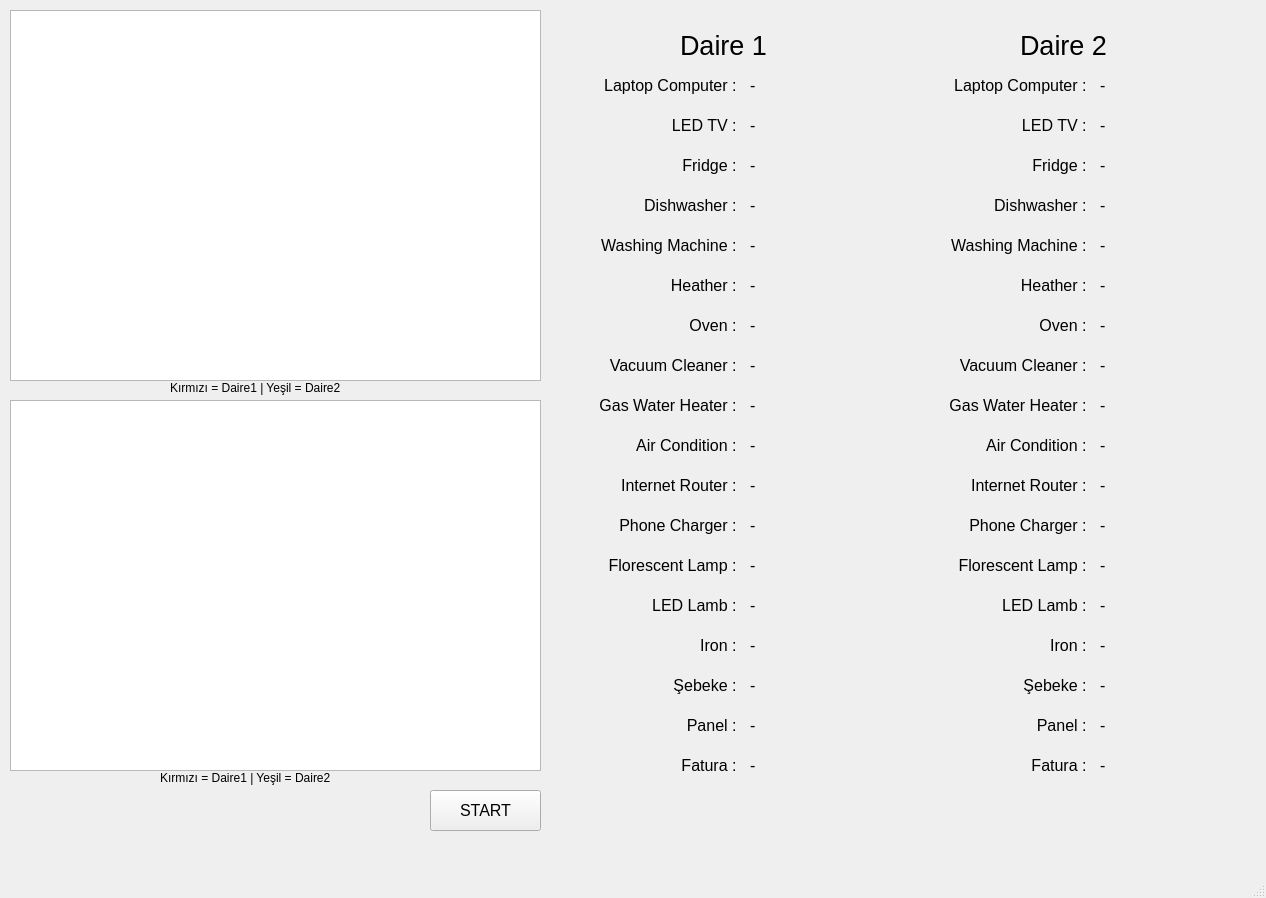
 <widget class="QMainWindow" name="UI_MainWindow">
  <property name="geometry">
   <rect>
    <x>0</x>
    <y>0</y>
    <width>1266</width>
    <height>898</height>
   </rect>
  </property>
  <property name="minimumSize">
   <size>
    <width>1266</width>
    <height>898</height>
   </size>
  </property>
  <property name="maximumSize">
   <size>
    <width>1266</width>
    <height>898</height>
   </size>
  </property>
  <property name="font">
   <font>
    <family>Arial</family>
   </font>
  </property>
  <property name="windowTitle">
   <string>FaturApp</string>
  </property>
  <widget class="QWidget" name="centralwidget">
   <widget class="PlotWidget" name="graphicsView">
    <property name="geometry">
     <rect>
      <x>10</x>
      <y>400</y>
      <width>531</width>
      <height>371</height>
     </rect>
    </property>
   </widget>
   <widget class="PlotWidget" name="graphicsView_2">
    <property name="geometry">
     <rect>
      <x>10</x>
      <y>10</y>
      <width>531</width>
      <height>371</height>
     </rect>
    </property>
   </widget>
   <widget class="QLabel" name="label">
    <property name="geometry">
     <rect>
      <x>680</x>
      <y>20</y>
      <width>111</width>
      <height>51</height>
     </rect>
    </property>
    <property name="font">
     <font>
      <family>Arial</family>
      <pointsize>20</pointsize>
      <weight>50</weight>
      <bold>false</bold>
      <underline>false</underline>
     </font>
    </property>
    <property name="text">
     <string>Daire 1</string>
    </property>
   </widget>
   <widget class="QLabel" name="label_2">
    <property name="geometry">
     <rect>
      <x>1020</x>
      <y>20</y>
      <width>111</width>
      <height>51</height>
     </rect>
    </property>
    <property name="font">
     <font>
      <family>Arial</family>
      <pointsize>20</pointsize>
      <weight>50</weight>
      <bold>false</bold>
      <underline>false</underline>
     </font>
    </property>
    <property name="text">
     <string>Daire 2</string>
    </property>
   </widget>
   <widget class="QLabel" name="label_3">
    <property name="geometry">
     <rect>
      <x>560</x>
      <y>70</y>
      <width>181</width>
      <height>31</height>
     </rect>
    </property>
    <property name="font">
     <font>
      <pointsize>12</pointsize>
     </font>
    </property>
    <property name="text">
     <string>Laptop Computer : </string>
    </property>
    <property name="alignment">
     <set>Qt::AlignRight|Qt::AlignTrailing|Qt::AlignVCenter</set>
    </property>
   </widget>
   <widget class="QLabel" name="label_4">
    <property name="geometry">
     <rect>
      <x>560</x>
      <y>110</y>
      <width>181</width>
      <height>31</height>
     </rect>
    </property>
    <property name="font">
     <font>
      <pointsize>12</pointsize>
     </font>
    </property>
    <property name="layoutDirection">
     <enum>Qt::LeftToRight</enum>
    </property>
    <property name="text">
     <string>LED TV : </string>
    </property>
    <property name="alignment">
     <set>Qt::AlignRight|Qt::AlignTrailing|Qt::AlignVCenter</set>
    </property>
   </widget>
   <widget class="QLabel" name="label_5">
    <property name="geometry">
     <rect>
      <x>560</x>
      <y>150</y>
      <width>181</width>
      <height>31</height>
     </rect>
    </property>
    <property name="font">
     <font>
      <pointsize>12</pointsize>
     </font>
    </property>
    <property name="text">
     <string>Fridge : </string>
    </property>
    <property name="alignment">
     <set>Qt::AlignRight|Qt::AlignTrailing|Qt::AlignVCenter</set>
    </property>
   </widget>
   <widget class="QLabel" name="label_6">
    <property name="geometry">
     <rect>
      <x>560</x>
      <y>230</y>
      <width>181</width>
      <height>31</height>
     </rect>
    </property>
    <property name="font">
     <font>
      <pointsize>12</pointsize>
     </font>
    </property>
    <property name="text">
     <string>Washing Machine : </string>
    </property>
    <property name="alignment">
     <set>Qt::AlignRight|Qt::AlignTrailing|Qt::AlignVCenter</set>
    </property>
   </widget>
   <widget class="QLabel" name="label_7">
    <property name="geometry">
     <rect>
      <x>560</x>
      <y>270</y>
      <width>181</width>
      <height>31</height>
     </rect>
    </property>
    <property name="font">
     <font>
      <pointsize>12</pointsize>
     </font>
    </property>
    <property name="text">
     <string>Heather : </string>
    </property>
    <property name="alignment">
     <set>Qt::AlignRight|Qt::AlignTrailing|Qt::AlignVCenter</set>
    </property>
   </widget>
   <widget class="QLabel" name="label_8">
    <property name="geometry">
     <rect>
      <x>560</x>
      <y>190</y>
      <width>181</width>
      <height>31</height>
     </rect>
    </property>
    <property name="font">
     <font>
      <pointsize>12</pointsize>
     </font>
    </property>
    <property name="text">
     <string>Dishwasher : </string>
    </property>
    <property name="alignment">
     <set>Qt::AlignRight|Qt::AlignTrailing|Qt::AlignVCenter</set>
    </property>
   </widget>
   <widget class="QLabel" name="label_9">
    <property name="geometry">
     <rect>
      <x>560</x>
      <y>470</y>
      <width>181</width>
      <height>31</height>
     </rect>
    </property>
    <property name="font">
     <font>
      <pointsize>12</pointsize>
     </font>
    </property>
    <property name="text">
     <string>Internet Router : </string>
    </property>
    <property name="alignment">
     <set>Qt::AlignRight|Qt::AlignTrailing|Qt::AlignVCenter</set>
    </property>
   </widget>
   <widget class="QLabel" name="label_10">
    <property name="geometry">
     <rect>
      <x>560</x>
      <y>390</y>
      <width>181</width>
      <height>31</height>
     </rect>
    </property>
    <property name="font">
     <font>
      <pointsize>12</pointsize>
     </font>
    </property>
    <property name="text">
     <string>Gas Water Heater : </string>
    </property>
    <property name="alignment">
     <set>Qt::AlignRight|Qt::AlignTrailing|Qt::AlignVCenter</set>
    </property>
   </widget>
   <widget class="QLabel" name="label_11">
    <property name="geometry">
     <rect>
      <x>560</x>
      <y>430</y>
      <width>181</width>
      <height>31</height>
     </rect>
    </property>
    <property name="font">
     <font>
      <pointsize>12</pointsize>
     </font>
    </property>
    <property name="text">
     <string>Air Condition : </string>
    </property>
    <property name="alignment">
     <set>Qt::AlignRight|Qt::AlignTrailing|Qt::AlignVCenter</set>
    </property>
   </widget>
   <widget class="QLabel" name="label_12">
    <property name="geometry">
     <rect>
      <x>560</x>
      <y>310</y>
      <width>181</width>
      <height>31</height>
     </rect>
    </property>
    <property name="font">
     <font>
      <pointsize>12</pointsize>
     </font>
    </property>
    <property name="text">
     <string>Oven : </string>
    </property>
    <property name="alignment">
     <set>Qt::AlignRight|Qt::AlignTrailing|Qt::AlignVCenter</set>
    </property>
   </widget>
   <widget class="QLabel" name="label_13">
    <property name="geometry">
     <rect>
      <x>560</x>
      <y>550</y>
      <width>181</width>
      <height>31</height>
     </rect>
    </property>
    <property name="font">
     <font>
      <pointsize>12</pointsize>
     </font>
    </property>
    <property name="text">
     <string>Florescent Lamp : </string>
    </property>
    <property name="alignment">
     <set>Qt::AlignRight|Qt::AlignTrailing|Qt::AlignVCenter</set>
    </property>
   </widget>
   <widget class="QLabel" name="label_14">
    <property name="geometry">
     <rect>
      <x>560</x>
      <y>510</y>
      <width>181</width>
      <height>31</height>
     </rect>
    </property>
    <property name="font">
     <font>
      <pointsize>12</pointsize>
     </font>
    </property>
    <property name="text">
     <string>Phone Charger : </string>
    </property>
    <property name="alignment">
     <set>Qt::AlignRight|Qt::AlignTrailing|Qt::AlignVCenter</set>
    </property>
   </widget>
   <widget class="QLabel" name="label_16">
    <property name="geometry">
     <rect>
      <x>560</x>
      <y>590</y>
      <width>181</width>
      <height>31</height>
     </rect>
    </property>
    <property name="font">
     <font>
      <pointsize>12</pointsize>
     </font>
    </property>
    <property name="text">
     <string>LED Lamb : </string>
    </property>
    <property name="alignment">
     <set>Qt::AlignRight|Qt::AlignTrailing|Qt::AlignVCenter</set>
    </property>
   </widget>
   <widget class="QLabel" name="label_17">
    <property name="geometry">
     <rect>
      <x>560</x>
      <y>630</y>
      <width>181</width>
      <height>31</height>
     </rect>
    </property>
    <property name="font">
     <font>
      <pointsize>12</pointsize>
     </font>
    </property>
    <property name="text">
     <string>Iron : </string>
    </property>
    <property name="alignment">
     <set>Qt::AlignRight|Qt::AlignTrailing|Qt::AlignVCenter</set>
    </property>
   </widget>
   <widget class="QLabel" name="label_15">
    <property name="geometry">
     <rect>
      <x>560</x>
      <y>350</y>
      <width>181</width>
      <height>31</height>
     </rect>
    </property>
    <property name="font">
     <font>
      <pointsize>12</pointsize>
     </font>
    </property>
    <property name="text">
     <string>Vacuum Cleaner : </string>
    </property>
    <property name="alignment">
     <set>Qt::AlignRight|Qt::AlignTrailing|Qt::AlignVCenter</set>
    </property>
   </widget>
   <widget class="QLabel" name="label_18">
    <property name="geometry">
     <rect>
      <x>910</x>
      <y>550</y>
      <width>181</width>
      <height>31</height>
     </rect>
    </property>
    <property name="font">
     <font>
      <pointsize>12</pointsize>
     </font>
    </property>
    <property name="text">
     <string>Florescent Lamp : </string>
    </property>
    <property name="alignment">
     <set>Qt::AlignRight|Qt::AlignTrailing|Qt::AlignVCenter</set>
    </property>
   </widget>
   <widget class="QLabel" name="label_19">
    <property name="geometry">
     <rect>
      <x>910</x>
      <y>190</y>
      <width>181</width>
      <height>31</height>
     </rect>
    </property>
    <property name="font">
     <font>
      <pointsize>12</pointsize>
     </font>
    </property>
    <property name="text">
     <string>Dishwasher : </string>
    </property>
    <property name="alignment">
     <set>Qt::AlignRight|Qt::AlignTrailing|Qt::AlignVCenter</set>
    </property>
   </widget>
   <widget class="QLabel" name="label_20">
    <property name="geometry">
     <rect>
      <x>910</x>
      <y>110</y>
      <width>181</width>
      <height>31</height>
     </rect>
    </property>
    <property name="font">
     <font>
      <pointsize>12</pointsize>
     </font>
    </property>
    <property name="layoutDirection">
     <enum>Qt::LeftToRight</enum>
    </property>
    <property name="text">
     <string>LED TV : </string>
    </property>
    <property name="alignment">
     <set>Qt::AlignRight|Qt::AlignTrailing|Qt::AlignVCenter</set>
    </property>
   </widget>
   <widget class="QLabel" name="label_21">
    <property name="geometry">
     <rect>
      <x>910</x>
      <y>310</y>
      <width>181</width>
      <height>31</height>
     </rect>
    </property>
    <property name="font">
     <font>
      <pointsize>12</pointsize>
     </font>
    </property>
    <property name="text">
     <string>Oven : </string>
    </property>
    <property name="alignment">
     <set>Qt::AlignRight|Qt::AlignTrailing|Qt::AlignVCenter</set>
    </property>
   </widget>
   <widget class="QLabel" name="label_22">
    <property name="geometry">
     <rect>
      <x>910</x>
      <y>150</y>
      <width>181</width>
      <height>31</height>
     </rect>
    </property>
    <property name="font">
     <font>
      <pointsize>12</pointsize>
     </font>
    </property>
    <property name="text">
     <string>Fridge : </string>
    </property>
    <property name="alignment">
     <set>Qt::AlignRight|Qt::AlignTrailing|Qt::AlignVCenter</set>
    </property>
   </widget>
   <widget class="QLabel" name="label_23">
    <property name="geometry">
     <rect>
      <x>910</x>
      <y>430</y>
      <width>181</width>
      <height>31</height>
     </rect>
    </property>
    <property name="font">
     <font>
      <pointsize>12</pointsize>
     </font>
    </property>
    <property name="text">
     <string>Air Condition : </string>
    </property>
    <property name="alignment">
     <set>Qt::AlignRight|Qt::AlignTrailing|Qt::AlignVCenter</set>
    </property>
   </widget>
   <widget class="QLabel" name="label_24">
    <property name="geometry">
     <rect>
      <x>910</x>
      <y>630</y>
      <width>181</width>
      <height>31</height>
     </rect>
    </property>
    <property name="font">
     <font>
      <pointsize>12</pointsize>
     </font>
    </property>
    <property name="text">
     <string>Iron : </string>
    </property>
    <property name="alignment">
     <set>Qt::AlignRight|Qt::AlignTrailing|Qt::AlignVCenter</set>
    </property>
   </widget>
   <widget class="QLabel" name="label_25">
    <property name="geometry">
     <rect>
      <x>910</x>
      <y>350</y>
      <width>181</width>
      <height>31</height>
     </rect>
    </property>
    <property name="font">
     <font>
      <pointsize>12</pointsize>
     </font>
    </property>
    <property name="text">
     <string>Vacuum Cleaner : </string>
    </property>
    <property name="alignment">
     <set>Qt::AlignRight|Qt::AlignTrailing|Qt::AlignVCenter</set>
    </property>
   </widget>
   <widget class="QLabel" name="label_26">
    <property name="geometry">
     <rect>
      <x>910</x>
      <y>70</y>
      <width>181</width>
      <height>31</height>
     </rect>
    </property>
    <property name="font">
     <font>
      <pointsize>12</pointsize>
     </font>
    </property>
    <property name="text">
     <string>Laptop Computer : </string>
    </property>
    <property name="alignment">
     <set>Qt::AlignRight|Qt::AlignTrailing|Qt::AlignVCenter</set>
    </property>
   </widget>
   <widget class="QLabel" name="label_27">
    <property name="geometry">
     <rect>
      <x>910</x>
      <y>470</y>
      <width>181</width>
      <height>31</height>
     </rect>
    </property>
    <property name="font">
     <font>
      <pointsize>12</pointsize>
     </font>
    </property>
    <property name="text">
     <string>Internet Router : </string>
    </property>
    <property name="alignment">
     <set>Qt::AlignRight|Qt::AlignTrailing|Qt::AlignVCenter</set>
    </property>
   </widget>
   <widget class="QLabel" name="label_28">
    <property name="geometry">
     <rect>
      <x>910</x>
      <y>510</y>
      <width>181</width>
      <height>31</height>
     </rect>
    </property>
    <property name="font">
     <font>
      <pointsize>12</pointsize>
     </font>
    </property>
    <property name="text">
     <string>Phone Charger : </string>
    </property>
    <property name="alignment">
     <set>Qt::AlignRight|Qt::AlignTrailing|Qt::AlignVCenter</set>
    </property>
   </widget>
   <widget class="QLabel" name="label_29">
    <property name="geometry">
     <rect>
      <x>910</x>
      <y>390</y>
      <width>181</width>
      <height>31</height>
     </rect>
    </property>
    <property name="font">
     <font>
      <pointsize>12</pointsize>
     </font>
    </property>
    <property name="text">
     <string>Gas Water Heater : </string>
    </property>
    <property name="alignment">
     <set>Qt::AlignRight|Qt::AlignTrailing|Qt::AlignVCenter</set>
    </property>
   </widget>
   <widget class="QLabel" name="label_30">
    <property name="geometry">
     <rect>
      <x>910</x>
      <y>270</y>
      <width>181</width>
      <height>31</height>
     </rect>
    </property>
    <property name="font">
     <font>
      <pointsize>12</pointsize>
     </font>
    </property>
    <property name="text">
     <string>Heather : </string>
    </property>
    <property name="alignment">
     <set>Qt::AlignRight|Qt::AlignTrailing|Qt::AlignVCenter</set>
    </property>
   </widget>
   <widget class="QLabel" name="label_31">
    <property name="geometry">
     <rect>
      <x>910</x>
      <y>590</y>
      <width>181</width>
      <height>31</height>
     </rect>
    </property>
    <property name="font">
     <font>
      <pointsize>12</pointsize>
     </font>
    </property>
    <property name="text">
     <string>LED Lamb : </string>
    </property>
    <property name="alignment">
     <set>Qt::AlignRight|Qt::AlignTrailing|Qt::AlignVCenter</set>
    </property>
   </widget>
   <widget class="QLabel" name="label_32">
    <property name="geometry">
     <rect>
      <x>910</x>
      <y>230</y>
      <width>181</width>
      <height>31</height>
     </rect>
    </property>
    <property name="font">
     <font>
      <pointsize>12</pointsize>
     </font>
    </property>
    <property name="text">
     <string>Washing Machine : </string>
    </property>
    <property name="alignment">
     <set>Qt::AlignRight|Qt::AlignTrailing|Qt::AlignVCenter</set>
    </property>
   </widget>
   <widget class="QLabel" name="daire1_0">
    <property name="geometry">
     <rect>
      <x>750</x>
      <y>70</y>
      <width>101</width>
      <height>31</height>
     </rect>
    </property>
    <property name="font">
     <font>
      <pointsize>12</pointsize>
     </font>
    </property>
    <property name="text">
     <string>-</string>
    </property>
   </widget>
   <widget class="QLabel" name="daire1_2">
    <property name="geometry">
     <rect>
      <x>750</x>
      <y>150</y>
      <width>101</width>
      <height>31</height>
     </rect>
    </property>
    <property name="font">
     <font>
      <pointsize>12</pointsize>
     </font>
    </property>
    <property name="text">
     <string>-</string>
    </property>
   </widget>
   <widget class="QLabel" name="daire1_1">
    <property name="geometry">
     <rect>
      <x>750</x>
      <y>110</y>
      <width>101</width>
      <height>31</height>
     </rect>
    </property>
    <property name="font">
     <font>
      <pointsize>12</pointsize>
     </font>
    </property>
    <property name="text">
     <string>-</string>
    </property>
   </widget>
   <widget class="QLabel" name="daire1_3">
    <property name="geometry">
     <rect>
      <x>750</x>
      <y>190</y>
      <width>101</width>
      <height>31</height>
     </rect>
    </property>
    <property name="font">
     <font>
      <pointsize>12</pointsize>
     </font>
    </property>
    <property name="text">
     <string>-</string>
    </property>
   </widget>
   <widget class="QLabel" name="daire1_5">
    <property name="geometry">
     <rect>
      <x>750</x>
      <y>270</y>
      <width>101</width>
      <height>31</height>
     </rect>
    </property>
    <property name="font">
     <font>
      <pointsize>12</pointsize>
     </font>
    </property>
    <property name="text">
     <string>-</string>
    </property>
   </widget>
   <widget class="QLabel" name="daire1_4">
    <property name="geometry">
     <rect>
      <x>750</x>
      <y>230</y>
      <width>101</width>
      <height>31</height>
     </rect>
    </property>
    <property name="font">
     <font>
      <pointsize>12</pointsize>
     </font>
    </property>
    <property name="text">
     <string>-</string>
    </property>
   </widget>
   <widget class="QLabel" name="daire1_6">
    <property name="geometry">
     <rect>
      <x>750</x>
      <y>310</y>
      <width>101</width>
      <height>31</height>
     </rect>
    </property>
    <property name="font">
     <font>
      <pointsize>12</pointsize>
     </font>
    </property>
    <property name="text">
     <string>-</string>
    </property>
   </widget>
   <widget class="QLabel" name="daire1_8">
    <property name="geometry">
     <rect>
      <x>750</x>
      <y>390</y>
      <width>101</width>
      <height>31</height>
     </rect>
    </property>
    <property name="font">
     <font>
      <pointsize>12</pointsize>
     </font>
    </property>
    <property name="text">
     <string>-</string>
    </property>
   </widget>
   <widget class="QLabel" name="daire1_7">
    <property name="geometry">
     <rect>
      <x>750</x>
      <y>350</y>
      <width>101</width>
      <height>31</height>
     </rect>
    </property>
    <property name="font">
     <font>
      <pointsize>12</pointsize>
     </font>
    </property>
    <property name="text">
     <string>-</string>
    </property>
   </widget>
   <widget class="QLabel" name="daire1_9">
    <property name="geometry">
     <rect>
      <x>750</x>
      <y>430</y>
      <width>101</width>
      <height>31</height>
     </rect>
    </property>
    <property name="font">
     <font>
      <pointsize>12</pointsize>
     </font>
    </property>
    <property name="text">
     <string>-</string>
    </property>
   </widget>
   <widget class="QLabel" name="daire1_11">
    <property name="geometry">
     <rect>
      <x>750</x>
      <y>510</y>
      <width>101</width>
      <height>31</height>
     </rect>
    </property>
    <property name="font">
     <font>
      <pointsize>12</pointsize>
     </font>
    </property>
    <property name="text">
     <string>-</string>
    </property>
   </widget>
   <widget class="QLabel" name="daire1_10">
    <property name="geometry">
     <rect>
      <x>750</x>
      <y>470</y>
      <width>101</width>
      <height>31</height>
     </rect>
    </property>
    <property name="font">
     <font>
      <pointsize>12</pointsize>
     </font>
    </property>
    <property name="text">
     <string>-</string>
    </property>
   </widget>
   <widget class="QLabel" name="daire1_12">
    <property name="geometry">
     <rect>
      <x>750</x>
      <y>550</y>
      <width>101</width>
      <height>31</height>
     </rect>
    </property>
    <property name="font">
     <font>
      <pointsize>12</pointsize>
     </font>
    </property>
    <property name="text">
     <string>-</string>
    </property>
   </widget>
   <widget class="QLabel" name="daire1_14">
    <property name="geometry">
     <rect>
      <x>750</x>
      <y>630</y>
      <width>101</width>
      <height>31</height>
     </rect>
    </property>
    <property name="font">
     <font>
      <pointsize>12</pointsize>
     </font>
    </property>
    <property name="text">
     <string>-</string>
    </property>
   </widget>
   <widget class="QLabel" name="daire1_13">
    <property name="geometry">
     <rect>
      <x>750</x>
      <y>590</y>
      <width>101</width>
      <height>31</height>
     </rect>
    </property>
    <property name="font">
     <font>
      <pointsize>12</pointsize>
     </font>
    </property>
    <property name="text">
     <string>-</string>
    </property>
   </widget>
   <widget class="QLabel" name="daire2_7">
    <property name="geometry">
     <rect>
      <x>1100</x>
      <y>350</y>
      <width>101</width>
      <height>31</height>
     </rect>
    </property>
    <property name="font">
     <font>
      <pointsize>12</pointsize>
     </font>
    </property>
    <property name="text">
     <string>-</string>
    </property>
   </widget>
   <widget class="QLabel" name="daire2_10">
    <property name="geometry">
     <rect>
      <x>1100</x>
      <y>470</y>
      <width>101</width>
      <height>31</height>
     </rect>
    </property>
    <property name="font">
     <font>
      <pointsize>12</pointsize>
     </font>
    </property>
    <property name="text">
     <string>-</string>
    </property>
   </widget>
   <widget class="QLabel" name="daire2_14">
    <property name="geometry">
     <rect>
      <x>1100</x>
      <y>630</y>
      <width>101</width>
      <height>31</height>
     </rect>
    </property>
    <property name="font">
     <font>
      <pointsize>12</pointsize>
     </font>
    </property>
    <property name="text">
     <string>-</string>
    </property>
   </widget>
   <widget class="QLabel" name="daire2_5">
    <property name="geometry">
     <rect>
      <x>1100</x>
      <y>270</y>
      <width>101</width>
      <height>31</height>
     </rect>
    </property>
    <property name="font">
     <font>
      <pointsize>12</pointsize>
     </font>
    </property>
    <property name="text">
     <string>-</string>
    </property>
   </widget>
   <widget class="QLabel" name="daire2_11">
    <property name="geometry">
     <rect>
      <x>1100</x>
      <y>510</y>
      <width>101</width>
      <height>31</height>
     </rect>
    </property>
    <property name="font">
     <font>
      <pointsize>12</pointsize>
     </font>
    </property>
    <property name="text">
     <string>-</string>
    </property>
   </widget>
   <widget class="QLabel" name="daire2_0">
    <property name="geometry">
     <rect>
      <x>1100</x>
      <y>70</y>
      <width>101</width>
      <height>31</height>
     </rect>
    </property>
    <property name="font">
     <font>
      <pointsize>12</pointsize>
     </font>
    </property>
    <property name="text">
     <string>-</string>
    </property>
   </widget>
   <widget class="QLabel" name="daire2_9">
    <property name="geometry">
     <rect>
      <x>1100</x>
      <y>430</y>
      <width>101</width>
      <height>31</height>
     </rect>
    </property>
    <property name="font">
     <font>
      <pointsize>12</pointsize>
     </font>
    </property>
    <property name="text">
     <string>-</string>
    </property>
   </widget>
   <widget class="QLabel" name="daire2_3">
    <property name="geometry">
     <rect>
      <x>1100</x>
      <y>190</y>
      <width>101</width>
      <height>31</height>
     </rect>
    </property>
    <property name="font">
     <font>
      <pointsize>12</pointsize>
     </font>
    </property>
    <property name="text">
     <string>-</string>
    </property>
   </widget>
   <widget class="QLabel" name="daire2_13">
    <property name="geometry">
     <rect>
      <x>1100</x>
      <y>590</y>
      <width>101</width>
      <height>31</height>
     </rect>
    </property>
    <property name="font">
     <font>
      <pointsize>12</pointsize>
     </font>
    </property>
    <property name="text">
     <string>-</string>
    </property>
   </widget>
   <widget class="QLabel" name="daire2_4">
    <property name="geometry">
     <rect>
      <x>1100</x>
      <y>230</y>
      <width>101</width>
      <height>31</height>
     </rect>
    </property>
    <property name="font">
     <font>
      <pointsize>12</pointsize>
     </font>
    </property>
    <property name="text">
     <string>-</string>
    </property>
   </widget>
   <widget class="QLabel" name="daire2_8">
    <property name="geometry">
     <rect>
      <x>1100</x>
      <y>390</y>
      <width>101</width>
      <height>31</height>
     </rect>
    </property>
    <property name="font">
     <font>
      <pointsize>12</pointsize>
     </font>
    </property>
    <property name="text">
     <string>-</string>
    </property>
   </widget>
   <widget class="QLabel" name="daire2_6">
    <property name="geometry">
     <rect>
      <x>1100</x>
      <y>310</y>
      <width>101</width>
      <height>31</height>
     </rect>
    </property>
    <property name="font">
     <font>
      <pointsize>12</pointsize>
     </font>
    </property>
    <property name="text">
     <string>-</string>
    </property>
   </widget>
   <widget class="QLabel" name="daire2_2">
    <property name="geometry">
     <rect>
      <x>1100</x>
      <y>150</y>
      <width>101</width>
      <height>31</height>
     </rect>
    </property>
    <property name="font">
     <font>
      <pointsize>12</pointsize>
     </font>
    </property>
    <property name="text">
     <string>-</string>
    </property>
   </widget>
   <widget class="QLabel" name="daire2_1">
    <property name="geometry">
     <rect>
      <x>1100</x>
      <y>110</y>
      <width>101</width>
      <height>31</height>
     </rect>
    </property>
    <property name="font">
     <font>
      <pointsize>12</pointsize>
     </font>
    </property>
    <property name="text">
     <string>-</string>
    </property>
   </widget>
   <widget class="QLabel" name="daire2_12">
    <property name="geometry">
     <rect>
      <x>1100</x>
      <y>550</y>
      <width>101</width>
      <height>31</height>
     </rect>
    </property>
    <property name="font">
     <font>
      <pointsize>12</pointsize>
     </font>
    </property>
    <property name="text">
     <string>-</string>
    </property>
   </widget>
   <widget class="QLabel" name="label_33">
    <property name="geometry">
     <rect>
      <x>560</x>
      <y>670</y>
      <width>181</width>
      <height>31</height>
     </rect>
    </property>
    <property name="font">
     <font>
      <pointsize>12</pointsize>
     </font>
    </property>
    <property name="text">
     <string>Şebeke : </string>
    </property>
    <property name="alignment">
     <set>Qt::AlignRight|Qt::AlignTrailing|Qt::AlignVCenter</set>
    </property>
   </widget>
   <widget class="QLabel" name="label_34">
    <property name="geometry">
     <rect>
      <x>560</x>
      <y>710</y>
      <width>181</width>
      <height>31</height>
     </rect>
    </property>
    <property name="font">
     <font>
      <pointsize>12</pointsize>
     </font>
    </property>
    <property name="text">
     <string>Panel : </string>
    </property>
    <property name="alignment">
     <set>Qt::AlignRight|Qt::AlignTrailing|Qt::AlignVCenter</set>
    </property>
   </widget>
   <widget class="QLabel" name="label_35">
    <property name="geometry">
     <rect>
      <x>560</x>
      <y>750</y>
      <width>181</width>
      <height>31</height>
     </rect>
    </property>
    <property name="font">
     <font>
      <pointsize>12</pointsize>
     </font>
    </property>
    <property name="text">
     <string>Fatura : </string>
    </property>
    <property name="alignment">
     <set>Qt::AlignRight|Qt::AlignTrailing|Qt::AlignVCenter</set>
    </property>
   </widget>
   <widget class="QLabel" name="label_36">
    <property name="geometry">
     <rect>
      <x>910</x>
      <y>750</y>
      <width>181</width>
      <height>31</height>
     </rect>
    </property>
    <property name="font">
     <font>
      <pointsize>12</pointsize>
     </font>
    </property>
    <property name="text">
     <string>Fatura : </string>
    </property>
    <property name="alignment">
     <set>Qt::AlignRight|Qt::AlignTrailing|Qt::AlignVCenter</set>
    </property>
   </widget>
   <widget class="QLabel" name="label_37">
    <property name="geometry">
     <rect>
      <x>910</x>
      <y>670</y>
      <width>181</width>
      <height>31</height>
     </rect>
    </property>
    <property name="font">
     <font>
      <pointsize>12</pointsize>
     </font>
    </property>
    <property name="text">
     <string>Şebeke : </string>
    </property>
    <property name="alignment">
     <set>Qt::AlignRight|Qt::AlignTrailing|Qt::AlignVCenter</set>
    </property>
   </widget>
   <widget class="QLabel" name="label_38">
    <property name="geometry">
     <rect>
      <x>910</x>
      <y>710</y>
      <width>181</width>
      <height>31</height>
     </rect>
    </property>
    <property name="font">
     <font>
      <pointsize>12</pointsize>
     </font>
    </property>
    <property name="text">
     <string>Panel : </string>
    </property>
    <property name="alignment">
     <set>Qt::AlignRight|Qt::AlignTrailing|Qt::AlignVCenter</set>
    </property>
   </widget>
   <widget class="QLabel" name="daire1_fatura">
    <property name="geometry">
     <rect>
      <x>750</x>
      <y>750</y>
      <width>171</width>
      <height>31</height>
     </rect>
    </property>
    <property name="font">
     <font>
      <pointsize>12</pointsize>
     </font>
    </property>
    <property name="text">
     <string>-</string>
    </property>
   </widget>
   <widget class="QLabel" name="daire1_panel">
    <property name="geometry">
     <rect>
      <x>750</x>
      <y>710</y>
      <width>171</width>
      <height>31</height>
     </rect>
    </property>
    <property name="font">
     <font>
      <pointsize>12</pointsize>
     </font>
    </property>
    <property name="text">
     <string>-</string>
    </property>
   </widget>
   <widget class="QLabel" name="daire1_sebeke">
    <property name="geometry">
     <rect>
      <x>750</x>
      <y>670</y>
      <width>171</width>
      <height>31</height>
     </rect>
    </property>
    <property name="font">
     <font>
      <pointsize>12</pointsize>
     </font>
    </property>
    <property name="text">
     <string>-</string>
    </property>
   </widget>
   <widget class="QLabel" name="daire2_fatura">
    <property name="geometry">
     <rect>
      <x>1100</x>
      <y>750</y>
      <width>161</width>
      <height>31</height>
     </rect>
    </property>
    <property name="font">
     <font>
      <pointsize>12</pointsize>
     </font>
    </property>
    <property name="text">
     <string>-</string>
    </property>
   </widget>
   <widget class="QLabel" name="daire2_panel">
    <property name="geometry">
     <rect>
      <x>1100</x>
      <y>710</y>
      <width>161</width>
      <height>31</height>
     </rect>
    </property>
    <property name="font">
     <font>
      <pointsize>12</pointsize>
     </font>
    </property>
    <property name="text">
     <string>-</string>
    </property>
   </widget>
   <widget class="QLabel" name="daire2_sebeke">
    <property name="geometry">
     <rect>
      <x>1100</x>
      <y>670</y>
      <width>161</width>
      <height>31</height>
     </rect>
    </property>
    <property name="font">
     <font>
      <pointsize>12</pointsize>
     </font>
    </property>
    <property name="text">
     <string>-</string>
    </property>
   </widget>
   <widget class="QLabel" name="label_39">
    <property name="geometry">
     <rect>
      <x>160</x>
      <y>770</y>
      <width>191</width>
      <height>16</height>
     </rect>
    </property>
    <property name="text">
     <string>Kırmızı = Daire1 | Yeşil = Daire2</string>
    </property>
   </widget>
   <widget class="QLabel" name="label_40">
    <property name="geometry">
     <rect>
      <x>170</x>
      <y>380</y>
      <width>191</width>
      <height>16</height>
     </rect>
    </property>
    <property name="text">
     <string>Kırmızı = Daire1 | Yeşil = Daire2</string>
    </property>
   </widget>
   <widget class="QPushButton" name="start">
    <property name="geometry">
     <rect>
      <x>430</x>
      <y>790</y>
      <width>111</width>
      <height>41</height>
     </rect>
    </property>
    <property name="font">
     <font>
      <pointsize>12</pointsize>
     </font>
    </property>
    <property name="text">
     <string>START</string>
    </property>
   </widget>
  </widget>
  <widget class="QStatusBar" name="statusbar"/>
 </widget>
